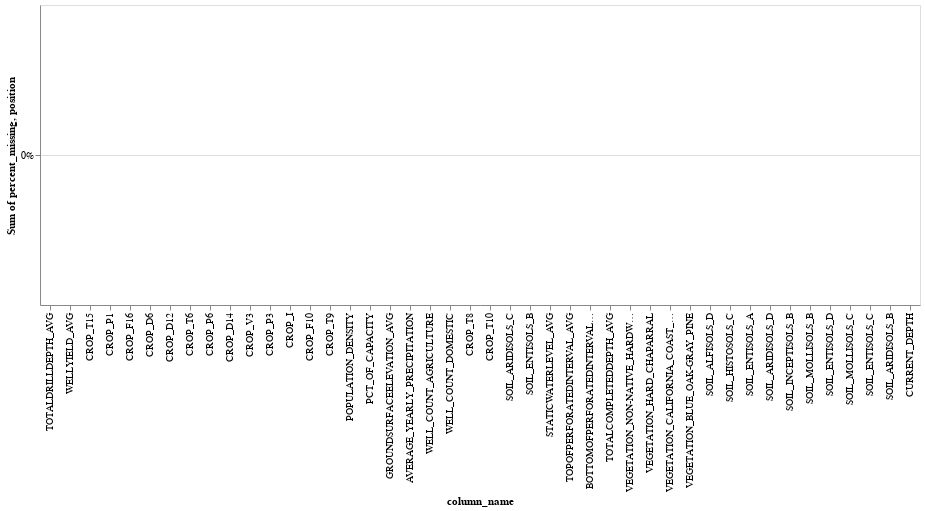

This figure's notebook cell:
### Markdown cell above
### Impute the prediction features

### Code cell
X_pred_impute = impute_pipe.transform(full_pred_X)
pred_impute_df = convert_back_df(
    X_pred_impute,
    impute_pipe,
    full_pred_X
)
#Use the test years
X_pred_impute_df = pred_impute_df.loc[(slice(None),pred_year_list),:].copy()
X_pred_impute_df.to_pickle('../assets/train_test_target_shifted/X_pred_impute_target_shifted_df.pkl')

X_pred_impute = X_pred_impute_df.values 
draw_missing_data_chart(X_pred_impute_df)

### Figure 1 — Vega-Lite specification as saved in the notebook (floating-point values rounded to 4 significant figures)
{"config": {"view": {"continuousWidth": 400, "continuousHeight": 300}}, "layer": [{"mark": {"type": "bar", "color": "#3586BD"}, "encoding": {"color": {"value": "#3586BD"}, "tooltip": [{"field": "column_name", "type": "nominal"}, {"field": "percent_missing", "type": "quantitative"}], "x": {"field": "column_name", "sort": ["TOTALDRILLDEPTH_AVG", "WELLYIELD_AVG", "CROP_T15", "CROP_P1", "CROP_F16", "CROP_D6", "CROP_D12", "CROP_T6", "CROP_P6", "CROP_D14", "CROP_V3", "CROP_P3", "CROP_I", "CROP_F10", "CROP_T9", "POPULATION_DENSITY", "PCT_OF_CAPACITY", "GROUNDSURFACEELEVATION_AVG", "AVERAGE_YEARLY_PRECIPITATION", "WELL_COUNT_AGRICULTURE", "WELL_COUNT_DOMESTIC", "CROP_T8", "CROP_T10", "SOIL_ARIDISOLS_C", "SOIL_ENTISOLS_B", "STATICWATERLEVEL_AVG", "TOPOFPERFORATEDINTERVAL_AVG", "BOTTOMOFPERFORATEDINTERVAL_AVG", "TOTALCOMPLETEDDEPTH_AVG", "VEGETATION_NON-NATIVE_HARDWOOD_FOREST", "VEGETATION_HARD_CHAPARRAL", "VEGETATION_CALIFORNIA_COAST_LIVE_OAK", "VEGETATION_BLUE_OAK-GRAY_PINE", "SOIL_ALFISOLS_D", "SOIL_HISTOSOLS_C", "SOIL_ENTISOLS_A", "SOIL_ARIDISOLS_D", "SOIL_INCEPTISOLS_B", "SOIL_MOLLISOLS_B", "SOIL_ENTISOLS_D", "SOIL_MOLLISOLS_C", "SOIL_ENTISOLS_C", "SOIL_ARIDISOLS_B", "CURRENT_DEPTH"], "type": "nominal"}, "y": {"aggregate": "sum", "axis": {"format": "%"}, "field": "percent_missing", "stack": "normalize", "type": "quantitative"}}}, {"mark": {"type": "text", "align": "center", "color": "black", "fontSize": 10}, "encoding": {"color": {"value": "#3586BD"}, "text": {"field": "percent_missing", "format": ".0%", "type": "quantitative"}, "tooltip": [{"field": "column_name", "type": "nominal"}, {"field": "percent_missing", "type": "quantitative"}], "x": {"field": "column_name", "sort": ["TOTALDRILLDEPTH_AVG", "WELLYIELD_AVG", "CROP_T15", "CROP_P1", "CROP_F16", "CROP_D6", "CROP_D12", "CROP_T6", "CROP_P6", "CROP_D14", "CROP_V3", "CROP_P3", "CROP_I", "CROP_F10", "CROP_T9", "POPULATION_DENSITY", "PCT_OF_CAPACITY", "GROUNDSURFACEELEVATION_AVG", "AVERAGE_YEARLY_PRECIPITATION", "WELL_COUNT_AGRICULTURE", "WELL_COUNT_DOMESTIC", "CROP_T8", "CROP_T10", "SOIL_ARIDISOLS_C", "SOIL_ENTISOLS_B", "STATICWATERLEVEL_AVG", "TOPOFPERFORATEDINTERVAL_AVG", "BOTTOMOFPERFORATEDINTERVAL_AVG", "TOTALCOMPLETEDDEPTH_AVG", "VEGETATION_NON-NATIVE_HARDWOOD_FOREST", "VEGETATION_HARD_CHAPARRAL", "VEGETATION_CALIFORNIA_COAST_LIVE_OAK", "VEGETATION_BLUE_OAK-GRAY_PINE", "SOIL_ALFISOLS_D", "SOIL_HISTOSOLS_C", "SOIL_ENTISOLS_A", "SOIL_ARIDISOLS_D", "SOIL_INCEPTISOLS_B", "SOIL_MOLLISOLS_B", "SOIL_ENTISOLS_D", "SOIL_MOLLISOLS_C", "SOIL_ENTISOLS_C", "SOIL_ARIDISOLS_B", "CURRENT_DEPTH"], "type": "nominal"}, "y": {"field": "position", "type": "quantitative"}}, "transform": [{"calculate": "datum.percent_missing + 0.05 * datum.percent_missing / abs(datum.percent_missing)", "as": "position"}]}], "data": {"name": "data-85bd267918fd0b80384ecfbcb02f004e"}, "$schema": "https://vega.github.io/schema/vega-lite/v4.17.0.json", "datasets": {"data-85bd267918fd0b80384ecfbcb02f004e": [{"column_name": "TOTALDRILLDEPTH_AVG", "percent_missing": 0.0}, {"column_name": "WELLYIELD_AVG", "percent_missing": 0.0}, {"column_name": "CROP_T15", "percent_missing": 0.0}, {"column_name": "CROP_P1", "percent_missing": 0.0}, {"column_name": "CROP_F16", "percent_missing": 0.0}, {"column_name": "CROP_D6", "percent_missing": 0.0}, {"column_name": "CROP_D12", "percent_missing": 0.0}, {"column_name": "CROP_T6", "percent_missing": 0.0}, {"column_name": "CROP_P6", "percent_missing": 0.0}, {"column_name": "CROP_D14", "percent_missing": 0.0}, {"column_name": "CROP_V3", "percent_missing": 0.0}, {"column_name": "CROP_P3", "percent_missing": 0.0}, {"column_name": "CROP_I", "percent_missing": 0.0}, {"column_name": "CROP_F10", "percent_missing": 0.0}, {"column_name": "CROP_T9", "percent_missing": 0.0}, {"column_name": "POPULATION_DENSITY", "percent_missing": 0.0}, {"column_name": "PCT_OF_CAPACITY", "percent_missing": 0.0}, {"column_name": "GROUNDSURFACEELEVATION_AVG", "percent_missing": 0.0}, {"column_name": "AVERAGE_YEARLY_PRECIPITATION", "percent_missing": 0.0}, {"column_name": "WELL_COUNT_AGRICULTURE", "percent_missing": 0.0}, {"column_name": "WELL_COUNT_DOMESTIC", "percent_missing": 0.0}, {"column_name": "CROP_T8", "percent_missing": 0.0}, {"column_name": "CROP_T10", "percent_missing": 0.0}, {"column_name": "SOIL_ARIDISOLS_C", "percent_missing": 0.0}, {"column_name": "SOIL_ENTISOLS_B", "percent_missing": 0.0}, {"column_name": "STATICWATERLEVEL_AVG", "percent_missing": 0.0}, {"column_name": "TOPOFPERFORATEDINTERVAL_AVG", "percent_missing": 0.0}, {"column_name": "BOTTOMOFPERFORATEDINTERVAL_AVG", "percent_missing": 0.0}, {"column_name": "TOTALCOMPLETEDDEPTH_AVG", "percent_missing": 0.0}, {"column_name": "VEGETATION_NON-NATIVE_HARDWOOD_FOREST", "percent_missing": 0.0}, {"column_name": "VEGETATION_HARD_CHAPARRAL", "percent_missing": 0.0}, {"column_name": "VEGETATION_CALIFORNIA_COAST_LIVE_OAK", "percent_missing": 0.0}, {"column_name": "VEGETATION_BLUE_OAK-GRAY_PINE", "percent_missing": 0.0}, {"column_name": "SOIL_ALFISOLS_D", "percent_missing": 0.0}, {"column_name": "SOIL_HISTOSOLS_C", "percent_missing": 0.0}, {"column_name": "SOIL_ENTISOLS_A", "percent_missing": 0.0}, {"column_name": "SOIL_ARIDISOLS_D", "percent_missing": 0.0}, {"column_name": "SOIL_INCEPTISOLS_B", "percent_missing": 0.0}, {"column_name": "SOIL_MOLLISOLS_B", "percent_missing": 0.0}, {"column_name": "SOIL_ENTISOLS_D", "percent_missing": 0.0}, {"column_name": "SOIL_MOLLISOLS_C", "percent_missing": 0.0}, {"column_name": "SOIL_ENTISOLS_C", "percent_missing": 0.0}, {"column_name": "SOIL_ARIDISOLS_B", "percent_missing": 0.0}, {"column_name": "CURRENT_DEPTH", "percent_missing": 0.0}]}}
